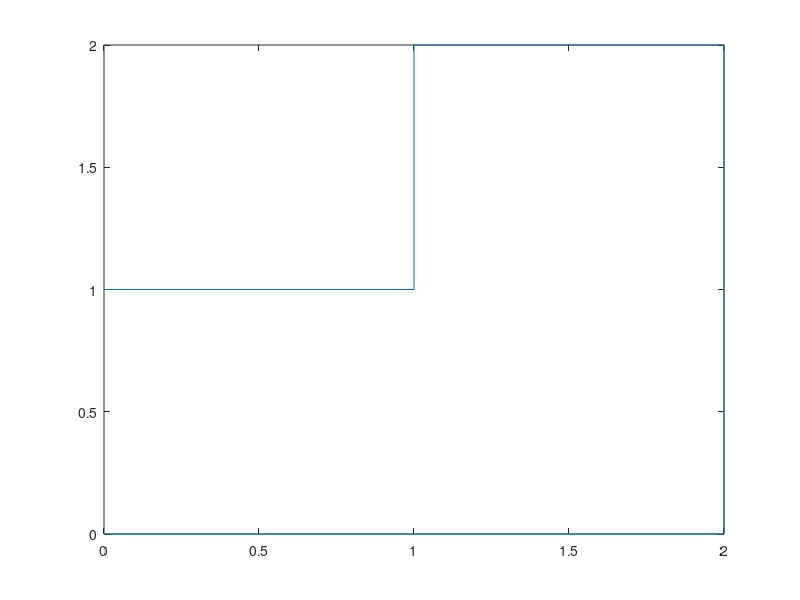

Source code (MATLAB): (Note: this script raises an error after producing the figure.)

clc
close all
clear all

%%
points=[0 0;1 0;2 0;2 2;1 2; 1 1;0.5 1;0 1]
pointsVec=points';
pointsVec=pointsVec(:);
plot(points(:,1),points(:,2));
n=length(points(:,1));
centreMat=eye(2*n);
centreMat=(centreMat+centreMat(:,[end-1:end,1:end-2]))*0.5;

[rotDif]=[0 -1 0 1; 1 0 -1 0];
normMat=zeros(2*n);
for ii=1:n-1
    normMat((2*(ii-1)+1):(2*(ii-1)+2),(2*(ii-1)+1):(2*(ii-1)+4))=rotDif;
end
ii=n;
normMat((2*(ii-1)+1):(2*(ii-1)+2),(2*(ii-1)+1):(2*(ii-1)+2))=rotDif(:,1:2);
normMat((2*(ii-1)+1):(2*(ii-1)+2),1:2)=rotDif(:,3:4);
A=0.5*(normMat*pointsVec)'*(centreMat*pointsVec);
A=0.5*pointsVec'*(normMat'*centreMat)*pointsVec;

areaMat=(normMat'*centreMat);

%% even
isEven=false;
if isEven
    nVar=5;
    nUniqVar=nVar;
    nNewPoints=2;
    coeffVec=sym('a',[nVar,1],'real');
    coeff2=sym(zeros([4*nVar,1]));
    coeff2(1:2:end)=[coeffVec(nVar:-1:1);coeffVec];
    %coeff2=coeffVec
    numPoints=2*n;
        numNewPoints=nNewPoints*2*n;
    subMask=zeros(numNewPoints,numPoints);
    subMask=sym(subMask);
    for ii=0:n-1
        for kk=1:2
            iStart=2*ii+(kk-1);
            jStart=2*ii*nNewPoints+kk-1-2*nVar+nNewPoints;

            nJ=4*nVar;
            indX=zeros(1,1);
            indY=zeros(1,nJ);
            for iLoop=1:1
                indX(iLoop)=mod(iStart+(iLoop-1),numPoints)+1;
            end
            for jLoop=1:nJ
                indY(jLoop)=mod(jStart+(jLoop-1),numNewPoints)+1;
            end

            subMask(indY,indX)=(coeff2)+(subMask(indY,indX));
        end
    end
else
    nUniqVar=6;
    nVar=11;
    nNewPoints=3;
    coeffVec=sym('a',[nUniqVar,1],'real');
    coeff2=sym(zeros([2*nVar-1,1]));
    coeff2(1:2:end)=[coeffVec(end:-1:2);coeffVec];
    %coeff2=coeffVec
    numPoints=2*n;
    numNewPoints=nNewPoints*2*n;
    subMask=zeros(numNewPoints,numPoints);
    subMask=sym(subMask);
    for ii=0:n-1
        for kk=1:2
            iStart=2*ii+(kk-1);
            jStart=2*ii*nNewPoints+kk-1-nVar+3;

            nJ=length(coeff2);
            indX=zeros(1,1);
            indY=zeros(1,nJ);
            for iLoop=1:1
                indX(iLoop)=mod(iStart+(iLoop-1),numPoints)+1;
            end
            for jLoop=1:nJ
                indY(jLoop)=mod(jStart+(jLoop-1),numNewPoints)+1;
            end

            subMask(indY,indX)=(coeff2)+(subMask(indY,indX));
        end
    end
    
end
subMask(1:2:end,1:2:end)
%%

n2=nNewPoints*length(points(:,1));
centreMatLarge=eye(2*n2);
centreMatLarge=(centreMatLarge+centreMatLarge(:,[end-1:end,1:end-2]))*0.5;

[rotDif]=[0 -1 0 1; 1 0 -1 0];
normMatLarge=zeros(2*n2);
for ii=1:n2-1
    normMatLarge((2*(ii-1)+1):(2*(ii-1)+2),(2*(ii-1)+1):(2*(ii-1)+4))=rotDif;
end
ii=n2;
normMatLarge((2*(ii-1)+1):(2*(ii-1)+2),(2*(ii-1)+1):(2*(ii-1)+2))=rotDif(:,1:2);
normMatLarge((2*(ii-1)+1):(2*(ii-1)+2),1:2)=rotDif(:,3:4);


areaMatLarge=(normMatLarge'*centreMatLarge);

areaSym=sym(areaMatLarge);

coeffsolMat=subMask'*areaMatLarge*subMask;

sol=solve([coeffsolMat(:,1)==areaMat(:,1); sum(subMask,2)==1; subMask(3,1)~=1  ],'ReturnConditions',true,'Real',true)

%% Exploit sol
pause
solVec=sym('a',[nUniqVar,1],'real');
subMask2=subMask(1:2:end,1:2:end);
solI=2;
paramsAct=2:3;
for ii=1:nUniqVar
    
    solVec(ii)=eval(['sol.a',int2str(ii),'(',int2str(solI),')']);
    subMask2=subs(subMask2,['a',int2str(ii)],solVec(ii));
end

solVec
points=[0 0;1 0;2 0;2 2;1 2; 1 1;0.5 1;0 1]
subMask3=double(vpa(subs(subMask2,sol.parameters(paramsAct),[-14e-3 -0.048])))
newPoints=subMask3*points;
figure
plot(newPoints(:,1),newPoints(:,2))
hold on
plot(points(:,1),points(:,2));
%%
oldPoints=points
points=newPoints;
pointsVec=points';
pointsVec=pointsVec(:);
plot(points(:,1),points(:,2));
n=length(points(:,1));
centreMat=eye(2*n);
centreMat=(centreMat+centreMat(:,[end-1:end,1:end-2]))*0.5;

[rotDif]=[0 -1 0 1; 1 0 -1 0];
normMat=zeros(2*n);
for ii=1:n-1
    normMat((2*(ii-1)+1):(2*(ii-1)+2),(2*(ii-1)+1):(2*(ii-1)+4))=rotDif;
end
ii=n;
normMat((2*(ii-1)+1):(2*(ii-1)+2),(2*(ii-1)+1):(2*(ii-1)+2))=rotDif(:,1:2);
normMat((2*(ii-1)+1):(2*(ii-1)+2),1:2)=rotDif(:,3:4);
A=0.5*(normMat*pointsVec)'*(centreMat*pointsVec);
A=0.5*pointsVec'*(normMat'*centreMat)*pointsVec
%%
vecX=linspace(-0.1,0.0001,50);
vecY=linspace(-0.1,0.0001,50);
points=oldPoints;
[X,Y]=meshgrid(vecX,vecY);
%for mm=0.05:0.1:0.5
    surfDat=zeros([length(vecX)*[1 1],nUniqVar]);
kk=1;
for ii=vecX
    ll=1;
    for jj=vecY
        surfDat(kk,ll,:)=double(subs(solVec,sol.parameters(paramsAct),[ii,jj]));
        ll=ll+1;
    end
    kk=kk+1;
end

% figure
% for ii=1:nUniqVar
%     subplot(2,4,ii)
%     surf(X,Y,surfDat(:,:,ii));
%     
% end
%%
figure
contList={[0.5:0.05:1],[0.3:0.05:1],[0:0.05:0.5],[0:0.025:0.25],[-0.25:0.05:0],[-0.25:0.1:0.25]};
for ii=1:nUniqVar
    axh(ii)=subplot(2,3,ii);
    [c{ii},h{ii}]=contourf(X,Y,surfDat(:,:,ii));
    set(h{ii},'levellist',contList{ii})
    clabel(c{ii},h{ii})
    
end
linkaxes(axh,'xy')
%end
%valx=subs(solVec,sol.parameters,[0.75 0.25 0.125])
